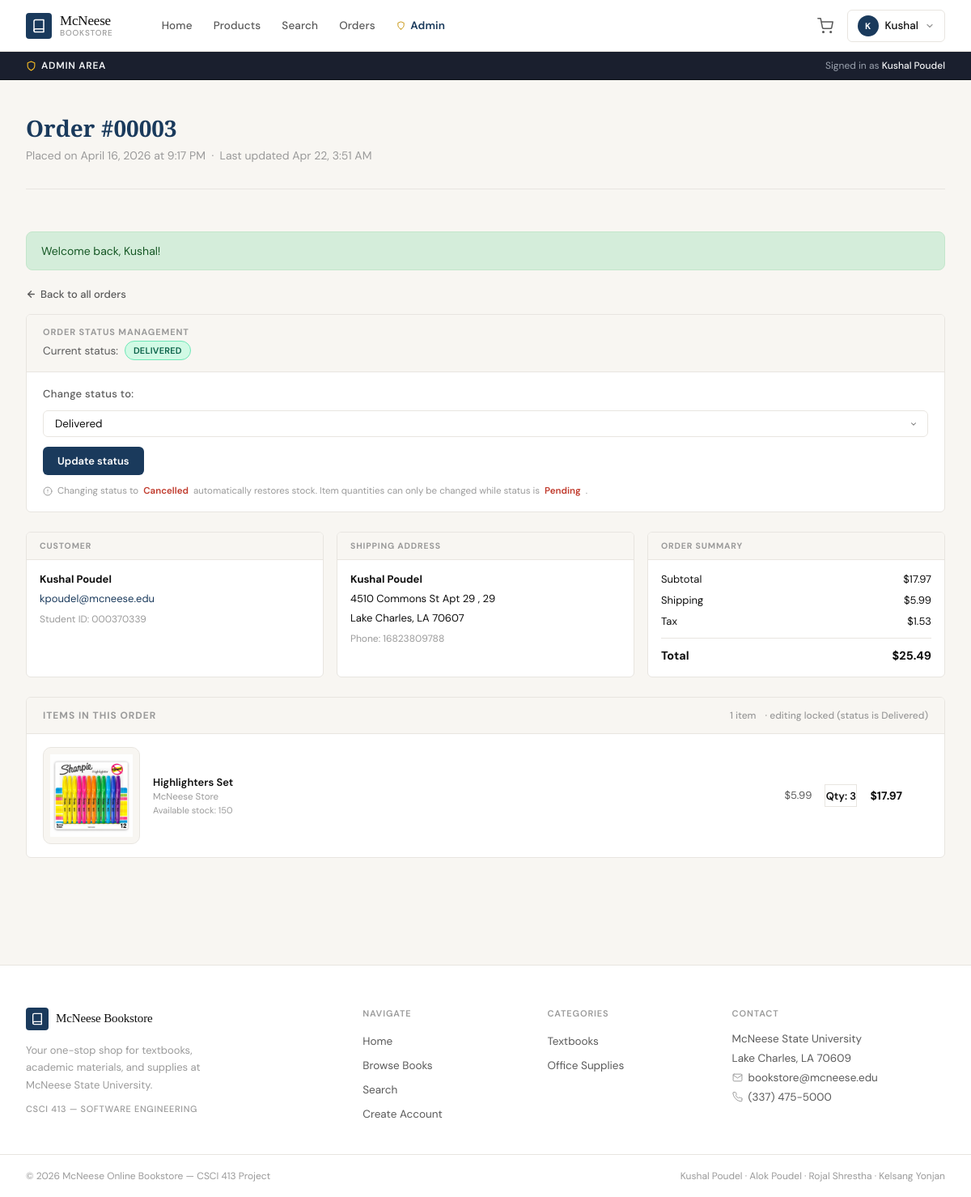
The page /pages/admin/order_details.php?id=3 (signed in) on the database its author committed.
### tables this page shows
CREATE TABLE `orders` (
  `id` int(11) NOT NULL,
  `order_number` varchar(20) DEFAULT NULL,
  `user_id` int(11) NOT NULL,
  `full_name` varchar(200) NOT NULL,
  `phone` varchar(30) DEFAULT NULL,
  `street` varchar(255) NOT NULL,
  `apt` varchar(100) DEFAULT NULL,
  `city` varchar(100) NOT NULL,
  `state` varchar(2) NOT NULL,
  `zip` varchar(10) NOT NULL,
  `subtotal` decimal(10,2) NOT NULL,
  `shipping_cost` decimal(10,2) DEFAULT 0.00,
  `tax` decimal(10,2) DEFAULT 0.00,
  `total` decimal(10,2) NOT NULL,
  `status` enum('pending','processing','shipped','delivered','cancelled') DEFAULT 'pending',
  `created_at` timestamp NOT NULL DEFAULT current_timestamp(),
  `updated_at` timestamp NOT NULL DEFAULT current_timestamp() ON UPDATE current_timestamp()
);

CREATE TABLE `users` (
  `id` int(11) NOT NULL,
  `first_name` varchar(100) NOT NULL,
  `last_name` varchar(100) NOT NULL,
  `email` varchar(150) NOT NULL,
  `student_id` varchar(20) DEFAULT NULL,
  `password` varchar(255) NOT NULL,
  `phone` varchar(20) DEFAULT NULL,
  `address` text DEFAULT NULL,
  `role` enum('student','admin') DEFAULT 'student',
  `profile_picture` varchar(255) DEFAULT NULL,
  `created_at` timestamp NOT NULL DEFAULT current_timestamp(),
  `updated_at` timestamp NOT NULL DEFAULT current_timestamp() ON UPDATE current_timestamp()
);

CREATE TABLE `order_items` (
  `id` int(11) NOT NULL,
  `order_id` int(11) NOT NULL,
  `book_id` int(11) DEFAULT NULL,
  `title` varchar(255) NOT NULL,
  `author` varchar(255) DEFAULT NULL,
  `cover_image` varchar(255) DEFAULT NULL,
  `quantity` int(11) NOT NULL,
  `price` decimal(10,2) NOT NULL
);

CREATE TABLE `books` (
  `id` int(11) NOT NULL,
  `title` varchar(255) NOT NULL,
  `author` varchar(255) NOT NULL,
  `isbn` varchar(20) DEFAULT NULL,
  `price` decimal(10,2) NOT NULL,
  `stock` int(11) DEFAULT 0,
  `category` enum('textbook','office_supply','other') DEFAULT 'textbook',
  `description` text DEFAULT NULL,
  `cover_image` varchar(255) DEFAULT NULL,
  `course_code` varchar(50) DEFAULT NULL,
  `created_at` timestamp NOT NULL DEFAULT current_timestamp()
);

### pages/Admin/order_details.php (the view, shortened to what this page needs)
<?php
$conn = getConnection();
$order_id = (int)($_GET['id'] ?? 0);
$orderRes = $conn->query("
    SELECT o.*,
           u.email      AS user_email,
           u.first_name AS user_first,
           u.last_name  AS user_last,
           u.phone      AS user_phone,
           u.student_id AS user_student_id
    FROM orders o
    LEFT JOIN users u ON u.id = o.user_id
    WHERE o.id = $order_id
    LIMIT 1
");
$order = $orderRes->fetch_assoc();
$items = [];
$itemsRes = $conn->query("
    SELECT oi.*, b.stock AS current_stock
    FROM order_items oi
    LEFT JOIN books b ON b.id = oi.book_id
    WHERE oi.order_id = $order_id
");
while ($r = $itemsRes->fetch_assoc()) {
    $r['subtotal'] = $r['price'] * $r['quantity'];
    $items[] = $r;
}
require_once '../../includes/header.php';
function statusBadge($status) {
    $map = [
        'pending'    => ['badge-pending',    'Pending'],
        'processing' => ['badge-processing', 'Processing'],
        'shipped'    => ['badge-shipped',    'Shipped'],
        'delivered'  => ['badge-delivered',  'Delivered'],
        'cancelled'  => ['badge-cancelled',  'Cancelled'],
    ];
    return $map[$status] ?? ['badge-pending', ucfirst($status)];
}
[$badgeClass, $badgeLabel] = statusBadge($order['status']);
$orderNo = !empty($order['order_number'])
    ? $order['order_number']
    : '#' . str_pad($order['id'], 5, '0', STR_PAD_LEFT);
$allowedStatuses = ['pending', 'processing', 'shipped', 'delivered', 'cancelled'];
$canEditItems = ($order['status'] === 'pending');
?>
<div class="admin-ribbon">
    <div class="admin-ribbon-inner">
        <span class="admin-ribbon-label">
            <svg width="13" height="13" viewBox="0 0 24 24" fill="none" stroke="currentColor" stroke-width="2" stroke-linecap="round" stroke-linejoin="round"><path d="M12 22s8-4 8-10V5l-8-3-8 3v7c0 6 8 10 8 10z"/></svg>
            Admin Area
        </span>
        <span class="admin-ribbon-user">
            Signed in as <strong><?= htmlspecialchars($_SESSION['first_name'] . ' ' . $_SESSION['last_name']) ?></strong>
        </span>
    </div>
</div>
<div class="page-header">
    <h1>Order <?= htmlspecialchars($orderNo) ?></h1>
    <p>Placed on <?= date('F j, Y \a\t g:i A', strtotime($order['created_at'])) ?>
       &nbsp;·&nbsp;
       Last updated <?= date('M j, g:i A', strtotime($order['updated_at'])) ?></p>
</div>
<div class="section">
    <?php if(isset($_SESSION['flash_success'])): ?>
    <div class="alert alert-success"><?= $_SESSION['flash_success'] ?></div>
    <?php endif; ?>
    <a href="orders.php" class="continue-link" style="margin-bottom:16px; display:inline-flex;">
        <svg width="13" height="13" viewBox="0 0 24 24" fill="none" stroke="currentColor" stroke-width="2.5" stroke-linecap="round" stroke-linejoin="round"><line x1="19" y1="12" x2="5" y2="12"/><polyline points="12 19 5 12 12 5"/></svg>
        Back to all orders
    </a>
    <div class="admin-status-panel">
        <div class="admin-status-panel-header">
            <div>
                <div class="admin-status-panel-label">Order Status Management</div>
                <div class="admin-status-panel-current">
                    Current status:
                    <span class="order-badge <?= $badgeClass ?>"><?= $badgeLabel ?></span>
                </div>
            </div>
        </div>
        <div class="admin-status-panel-body">
            <form method="POST" action="" class="admin-status-form-full"
                  onsubmit="return confirm('Change order status? This will immediately update the customer-facing view.');">
                <label for="new_status">Change status to:</label>
                <select name="new_status" id="new_status" class="admin-status-select-full">
                    <?php foreach($allowedStatuses as $s): ?>
                    <option value="<?= $s ?>" <?= $order['status'] === $s ? 'selected' : '' ?>><?= ucfirst($s) ?></option>
                    <?php endforeach; ?>
                </select>
                <button type="submit" class="admin-update-btn">Update status</button>
            </form>
            <p class="admin-status-note">
                <svg width="12" height="12" viewBox="0 0 24 24" fill="none" stroke="currentColor" stroke-width="2" stroke-linecap="round" stroke-linejoin="round"><circle cx="12" cy="12" r="10"/><line x1="12" y1="8" x2="12" y2="12"/><line x1="12" y1="16" x2="12.01" y2="16"/></svg>
                Changing status to <strong>Cancelled</strong> automatically restores stock.
                Item quantities can only be changed while status is <strong>Pending</strong>.
            </p>
        </div>
    </div>
    <div class="admin-info-grid">
        <div class="admin-info-card">
            <div class="admin-info-card-label">Customer</div>
            <div class="admin-info-card-body">
                <div class="admin-info-row"><strong><?= htmlspecialchars(trim(($order['user_first'] ?? '') . ' ' . ($order['user_last'] ?? ''))) ?></strong></div>
                <div class="admin-info-row"><a href="mailto:<?= htmlspecialchars($order['user_email'] ?? '') ?>" class="admin-info-link"><?= htmlspecialchars($order['user_email'] ?? '—') ?></a></div>
                <?php if(!empty($order['user_student_id'])): ?>
                <div class="admin-info-row admin-info-sub">Student ID: <?= htmlspecialchars($order['user_student_id']) ?></div>
                <?php endif; ?>
            </div>
        </div>
        <div class="admin-info-card">
            <div class="admin-info-card-label">Shipping Address</div>
            <div class="admin-info-card-body">
                <div class="admin-info-row"><strong><?= htmlspecialchars($order['full_name']) ?></strong></div>
                <div class="admin-info-row">
                    <?= htmlspecialchars($order['street']) ?>
                    <?php if(!empty($order['apt'])): ?>, <?= htmlspecialchars($order['apt']) ?><?php endif; ?>
                </div>
                <div class="admin-info-row"><?= htmlspecialchars($order['city']) ?>, <?= htmlspecialchars($order['state']) ?> <?= htmlspecialchars($order['zip']) ?></div>
                <?php if(!empty($order['phone'])): ?>
                <div class="admin-info-row admin-info-sub">Phone: <?= htmlspecialchars($order['phone']) ?></div>
                <?php endif; ?>
            </div>
        </div>
        <div class="admin-info-card">
            <div class="admin-info-card-label">Order Summary</div>
            <div class="admin-info-card-body">
                <div class="admin-info-row admin-info-row-split"><span>Subtotal</span><span>$<?= number_format($order['subtotal'], 2) ?></span></div>
                <div class="admin-info-row admin-info-row-split"><span>Shipping</span>
                    <span><?php if($order['shipping_cost'] == 0): ?><span class="free-shipping">Free</span><?php else: ?>$<?= number_format($order['shipping_cost'], 2) ?><?php endif; ?></span>
                </div>
                <div class="admin-info-row admin-info-row-split"><span>Tax</span><span>$<?= number_format($order['tax'], 2) ?></span></div>
                <hr class="admin-info-divider">
                <div class="admin-info-row admin-info-row-split admin-info-row-total"><span>Total</span><span>$<?= number_format($order['total'], 2) ?></span></div>
            </div>
        </div>
    </div>
    <div class="cart-panel" style="margin-top:24px;">
        <div class="cart-panel-header">
            <span class="cart-panel-title">Items in this order</span>
            <span class="cart-panel-title" style="font-weight:500; text-transform:none; letter-spacing:0;">
                <?= count($items) ?> item<?= count($items) !== 1 ? 's' : '' ?>
                <?php if(!$canEditItems): ?>
                <span style="color:var(--ink-faint); margin-left:8px;">· editing locked (status is <?= $badgeLabel ?>)</span>
                <?php endif; ?>
            </span>
        </div>
        <?php foreach($items as $item): ?>
        <div class="cart-item">
            <div class="cart-item-thumb">
                <?php if(!empty($item['cover_image'])): ?>
                    <img src="<?= SITE_URL ?>/<?= htmlspecialchars($item['cover_image']) ?>" alt="<?= htmlspecialchars($item['title']) ?>" class="cart-item-img">
                <?php else: ?>
                    <svg width="28" height="28" viewBox="0 0 24 24" fill="none" stroke="currentColor" stroke-width="1.5" stroke-linecap="round" stroke-linejoin="round"><path d="M4 19.5A2.5 2.5 0 0 1 6.5 17H20"/><path d="M6.5 2H20v20H6.5A2.5 2.5 0 0 1 4 19.5v-15A2.5 2.5 0 0 1 6.5 2z"/></svg>
                <?php endif; ?>
            </div>
            <div class="cart-item-info">
                <div class="cart-item-title"><?= htmlspecialchars($item['title']) ?></div>
                <div class="cart-item-author"><?= htmlspecialchars($item['author'] ?? '') ?></div>
                <?php if($item['book_id'] !== null): ?>
                <div class="cart-item-author" style="font-size:11px; margin-top:2px;">
                    Available stock: <?= (int)$item['current_stock'] ?>
                </div>
                <?php else: ?>
                <div class="cart-item-author" style="font-size:11px; color:#c0392b; margin-top:2px;">
                    Book no longer exists
                </div>
                <?php endif; ?>
            </div>
            <div class="cart-item-price">$<?= number_format($item['price'], 2) ?></div>
            <div class="qty-cell">
                <?php if($canEditItems && $item['book_id'] !== null): ?>
                    <div class="qty-controls">
                        <form method="POST" action="" class="qty-form">
                            <input type="hidden" name="item_id" value="<?= $item['id'] ?>">
                            <?php if($item['quantity'] <= 1): ?>
                                <input type="hidden" name="action" value="item_remove">
                                <button type="submit" class="qty-btn" title="Remove item">−</button>
                            <?php else: ?>
                                <input type="hidden" name="action" value="item_update">
                                <button type="submit" name="quantity" value="<?= $item['quantity'] - 1 ?>" class="qty-btn">−</button>
                            <?php endif; ?>
                        </form>
                        <span class="qty-display"><?= $item['quantity'] ?></span>
                        <form method="POST" action="" class="qty-form-plus">
                            <input type="hidden" name="item_id" value="<?= $item['id'] ?>">
                            <input type="hidden" name="action" value="item_update">
                            <button type="submit" name="quantity" value="<?= $item['quantity'] + 1 ?>" class="qty-btn"
                                    <?= $item['current_stock'] < 1 ? 'disabled title="No additional stock"' : '' ?>>+</button>
                        </form>
                    </div>
                <?php else: ?>
                    <div class="qty-controls">
                        <span class="qty-display">Qty: <?= $item['quantity'] ?></span>
                    </div>
                <?php endif; ?>
            </div>
            <div class="cart-item-subtotal">$<?= number_format($item['subtotal'], 2) ?></div>
        </div>
        <?php endforeach; ?>
    </div>
</div>
<?php
require_once '../../includes/footer.php';
?>

### rows shown on the page
orders: orderNo "#00003", created_at "April 16, 2026 at 9:17 PM", updated_at "Apr 22, 3:51 AM", new_status "Delivered", user.last_name "Kushal Poudel", user.email "kpoudel@mcneese.edu", user.student_id "000370339", full_name "Kushal Poudel", street "4510 Commons St Apt 29", apt "29", city "Lake Charles", state "LA", zip "70607", phone "16823809788", subtotal "17.97", shipping_cost "5.99", tax "1.53", total "25.49"
order_items: cover_image (picture), title "Highlighters Set", author "McNeese Store", book.stock "150", price "5.99", quantity "3", subtotal "17.97"

### other values the page prints
substr($_SESSION['first_name'], 0, 1) "K"
$_SESSION['first_name'] "Kushal"
$_SESSION['first_name'] . ' ' . $_SESSION['last_name'] "Kushal Poudel"
$_SESSION['flash_success'] "Welcome back, Kushal!"
$badgeLabel "DELIVERED"
count($items) "1"
$badgeLabel "Delivered"
